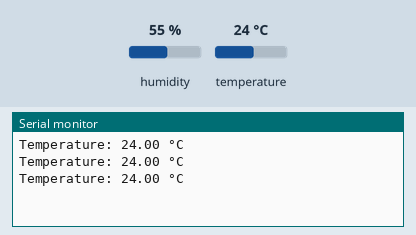
Simulated run of this sketch. Board: Arduino Uno, built with avr-gcc and run on an emulated ATmega328P. Shown: the last lines printed to the serial monitor. The test bench sets the inputs (shaded band); at power-on: temperature 24 °C, humidity 55 %.

Above: at 2.8 s.
2.9 s: temperature set to 12 °C
At 5.5 s:
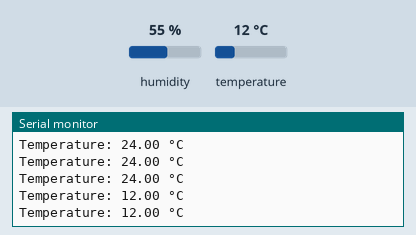
5.6 s: temperature set to 19 °C
At 6.9 s:
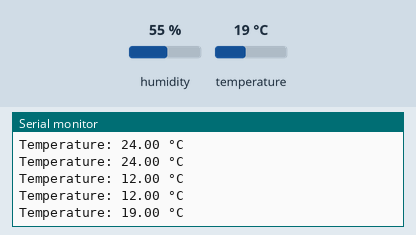
Timing chart, 0 to 8.6 s (numbered marks = the images above; inputs shaded):
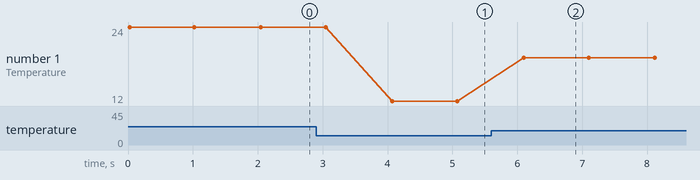

The sketch:

TEMPERATURE-SENSOR-ONLY-CODE-WD4.ino
```cpp
#include <DHT.h>

#define DHTPIN 4     // Pin connected to the DATA pin of DHT11
#define DHTTYPE DHT11 // Define the type of sensor

// Initialize the DHT sensor
DHT dht(DHTPIN, DHTTYPE);

void setup() {
  // Initialize the DHT sensor
  dht.begin();

  // Initialize Serial Monitor
  Serial.begin(9600);
}

void loop() {
  // Read the temperature from the DHT11 sensor
  float temperature = dht.readTemperature();

  // Check if the reading is valid
  if (isnan(temperature)) {
    Serial.println("Failed to read from DHT sensor!");
    return;
  }

  // Print the temperature to the Serial Monitor
  Serial.print("Temperature: ");
  Serial.print(temperature, 2);
  Serial.println(" °C");

  // Add a delay to simulate sampling time
  delay(1000);
}
```

Measured:
- after the input at 2.9 s, the serial monitor: prints a new line after 1.2 s (image 1)
- after the input at 5.6 s, the serial monitor: prints a new line after 0.50 s (image 2)
- plotted number 1: 24 → 12 after the input at 2.9 s, 12 → 19 after the input at 5.6 s
